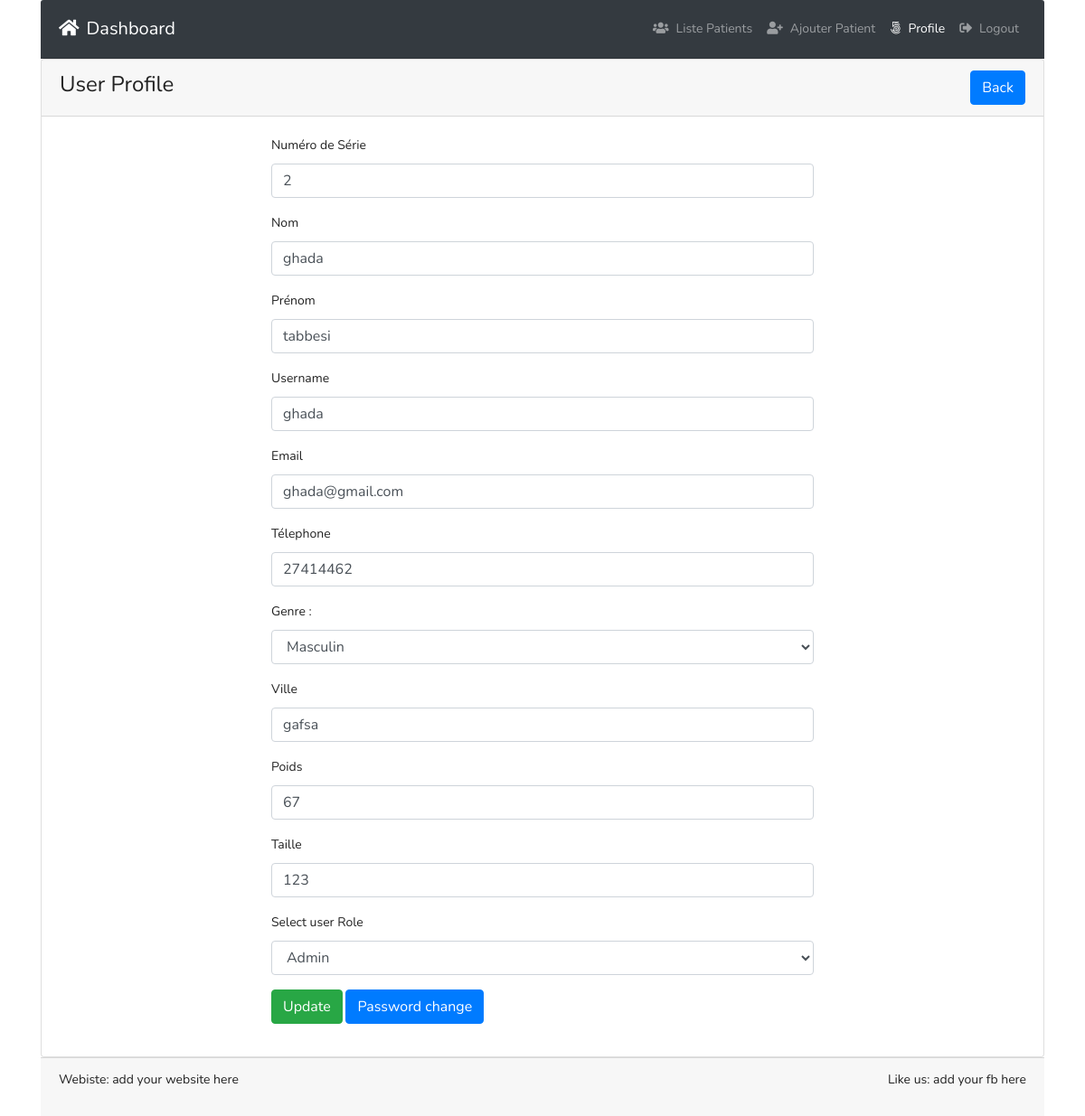
/profile.php?id=31 (signed in), run on an earlier commit of the app's database.
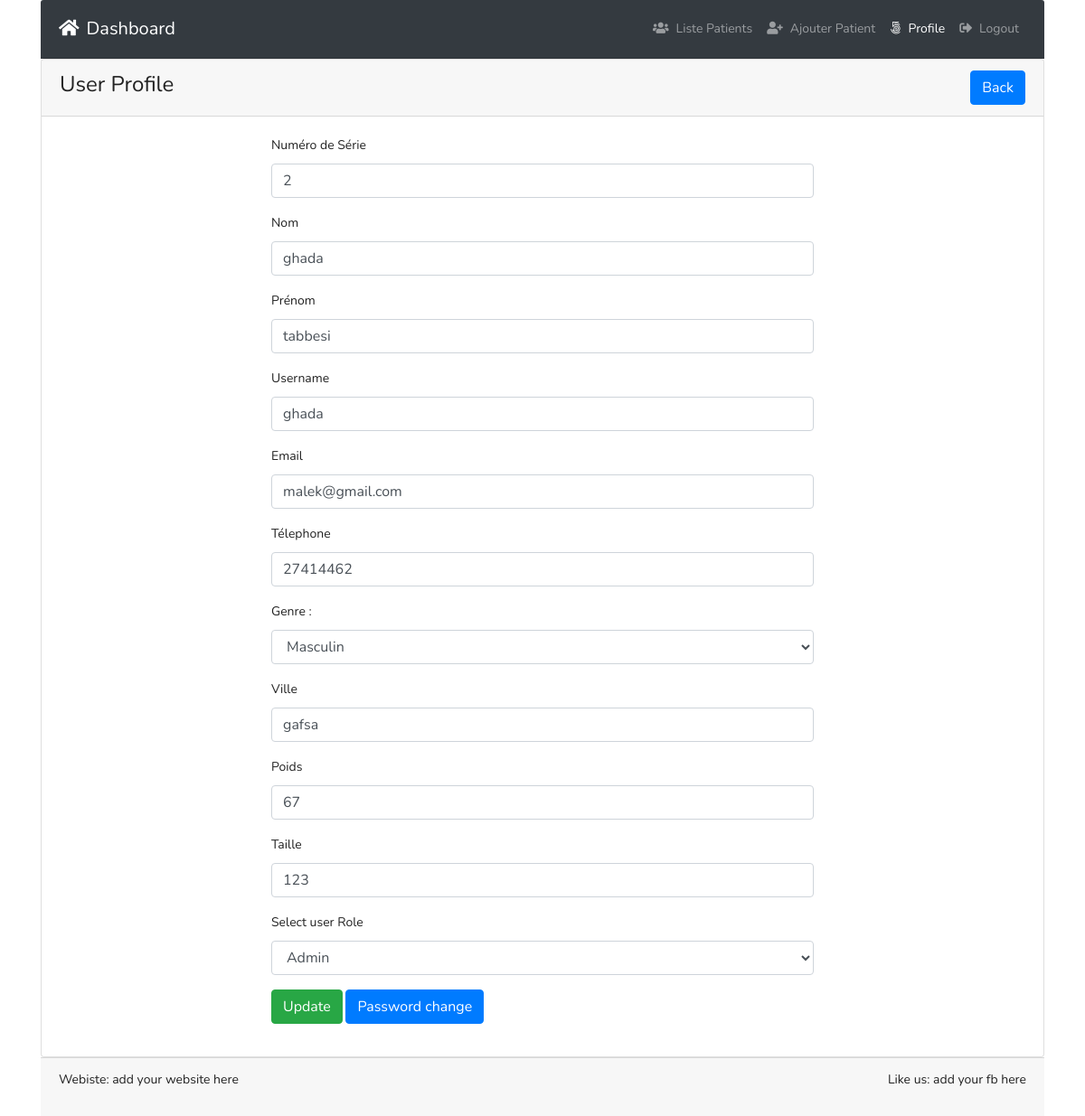
And on a later commit of the database.
### tables this page shows
CREATE TABLE IF NOT EXISTS `tbl_users` (
  `id` int(11) NOT NULL AUTO_INCREMENT,
  `num` int(255) DEFAULT NULL,
  `name` varchar(255) DEFAULT NULL,
  `fname` varchar(255) DEFAULT NULL,
  `username` varchar(255) DEFAULT NULL,
  `email` varchar(255) DEFAULT NULL,
  `password` varchar(255) DEFAULT NULL,
  `mobile` varchar(25) DEFAULT NULL,
  `genre` varchar(255) DEFAULT NULL,
  `adress` varchar(255) DEFAULT NULL,
  `ville` varchar(255) DEFAULT NULL,
  `poids` varchar(200) DEFAULT NULL,
  `taille` varchar(200) DEFAULT NULL,
  `roleid` tinyint(4) DEFAULT NULL,
  `isActive` tinyint(4) DEFAULT '0',
  `created_at` timestamp NOT NULL DEFAULT CURRENT_TIMESTAMP,
  `updated_at` timestamp NOT NULL DEFAULT CURRENT_TIMESTAMP,
  PRIMARY KEY (`id`)
);

### classes/Users.php (called while the page is built, shortened)
<?php
include 'lib/Database.php';
include_once 'lib/Session.php';
class Users{
  private $db;
  public function __construct(){
    $this->db = new Database();
  }
    public function getUserInfoById($userid){
      $sql = "SELECT * FROM tbl_users WHERE id = :id LIMIT 1";
      $stmt = $this->db->pdo->prepare($sql);
      $stmt->bindValue(':id', $userid);
      $stmt->execute();
      $result = $stmt->fetch(PDO::FETCH_OBJ);
      if ($result) {
        return $result;
      }else{
        return false;
      }
    }
}

### profile.php (the view, shortened to what the changed rows need)
<?php
include 'inc/header.php';
 ?>
<?php
if (isset($_GET['id'])) {
  $userid = preg_replace('/[^a-zA-Z0-9-]/', '', (int)$_GET['id']);
}
 ?>
 <div class="card ">
        <div class="card-body">
    <?php
    $getUinfo = $users->getUserInfoById($userid);
    if ($getUinfo) {
     ?>
          <div style="width:600px; margin:0px auto">
          <form class="" action="" method="POST">
          <div class="form-group">
                <label for="name">Numéro de Série</label>
                <input type="number" name="num" value="<?php echo $getUinfo->num; ?>" class="form-control">
              </div>
              <div class="form-group">
                <label for="name">Nom</label>
                <input type="text" name="name" value="<?php echo $getUinfo->name; ?>" class="form-control">
              </div>
              <div class="form-group">
                <label for="name">Prénom</label>
                <input type="text" name="fname" value="<?php echo $getUinfo->fname; ?>" class="form-control">
              </div>
              <div class="form-group">
                <label for="username">Username</label>
                <input type="text" name="username" value="<?php echo $getUinfo->username; ?>" class="form-control">
              </div>
              <div class="form-group">
                <label for="email">Email</label>
                <input type="email" id="email" name="email" value="<?php echo $getUinfo->email; ?>" class="form-control">
              </div>
              <div class="form-group">
                <label for="mobile">Télephone</label>
                <input type="text" id="mobile" name="mobile" value="<?php echo $getUinfo->mobile; ?>" class="form-control">
              </div>
              <div class="form-group">
                  <div class="form-group">
                    <label for="sel1">Genre :</label>
                    <select class="form-control" name="genre" id="genre">
                      <option value="Masculin">Masculin</option>
                    </select>
                  </div>
              </div>
              <div class="form-group">
                <label for="mobile">Ville</label>
                <input type="text" id="ville" name="ville" value="<?php echo $getUinfo->ville; ?>" class="form-control">
              </div>
              <div class="form-group">
                <label for="mobile">Poids </label>
                <input type="text" id="poids" name="poids" value="<?php echo $getUinfo->poids; ?>" class="form-control">
              </div>
              <div class="form-group">
                <label for="mobile">Taille</label>
                <input type="text" id="taille" name="taille" value="<?php echo $getUinfo->taille; ?>" class="form-control">
              </div>
              <?php if (Session::get("roleid") == '1') { ?>
              <div class="form-group
              <?php if (Session::get("roleid") == '1' && Session::get("id") == $getUinfo->id) {
                echo "d-none";
              } ?>
              ">
                <div class="form-group">
                  <label for="sel1">Select user Role</label>
                  <select class="form-control" name="roleid" id="roleid">
                  <?php
                if($getUinfo->roleid == '1'){?>
                  <option value="1" selected='selected'>Admin</option>
                <?php }elseif($getUinfo->roleid == '2'){?>
                  <option value="1">Admin</option>
                  <option value="2" selected='selected'>Editor</option>
                  <option value="3">Patient</option>
                <?php }elseif($getUinfo->roleid == '3'){?>
                  <option value="1">Admin</option>
                  <option value="2">Editor</option>
                  <option value="3" selected='selected'>Patient</option>
                <?php } ?>
                  </select>
                </div>
              </div>
          <?php }else{?>
            <input type="hidden" name="roleid" value="<?php echo $getUinfo->roleid; ?>">
          <?php } ?>
              <?php if (Session::get("id") == $getUinfo->id) {?>
              <div class="form-group">
                <button type="submit" name="update" class="btn btn-success">Update</button>
                <a class="btn btn-primary" href="changepass.php?id=<?php echo $getUinfo->id;?>">Password change</a>
              </div>
            <?php } elseif(Session::get("roleid") == '1') {?>
              <div class="form-group">
                <button type="submit" name="update" class="btn btn-success">Update</button>
                <a class="btn btn-primary" href="changepass.php?id=<?php echo $getUinfo->id;?>">Password change</a>
              </div>
            <?php } elseif(Session::get("roleid") == '2') {?>
              <div class="form-group">
                <button type="submit" name="update" class="btn btn-success">Update</button>
              </div>
              <?php   }else{ ?>
                  <div class="form-group">
                    <a class="btn btn-primary" href="index.php">Ok</a>
                  </div>
                <?php } ?>
          </form>
        </div>
      <?php }else{
        header('Location:index.php');
      } ?>
      </div>
    </div>
  <?php
  include 'inc/footer.php';
  ?>

What changed in the data, as far as the page shows it:
changed tbl_users "ghada": email "ghada@gmail.com" → "malek@gmail.com"
